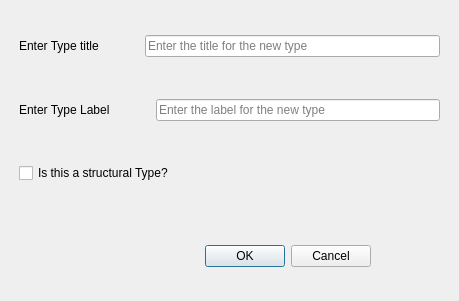
<?xml version="1.0" encoding="UTF-8"?>
<ui version="4.0">
 <class>CreateTypeDialog</class>
 <widget class="QDialog" name="CreateTypeDialog">
  <property name="geometry">
   <rect>
    <x>0</x>
    <y>0</y>
    <width>459</width>
    <height>301</height>
   </rect>
  </property>
  <property name="windowTitle">
   <string>Create New Type</string>
  </property>
  <widget class="QDialogButtonBox" name="buttonBox">
   <property name="geometry">
    <rect>
     <x>30</x>
     <y>240</y>
     <width>341</width>
     <height>32</height>
    </rect>
   </property>
   <property name="orientation">
    <enum>Qt::Horizontal</enum>
   </property>
   <property name="standardButtons">
    <set>QDialogButtonBox::Cancel|QDialogButtonBox::Ok</set>
   </property>
  </widget>
  <widget class="QWidget" name="verticalLayoutWidget">
   <property name="geometry">
    <rect>
     <x>-1</x>
     <y>-1</y>
     <width>461</width>
     <height>221</height>
    </rect>
   </property>
   <layout class="QVBoxLayout" name="mainVerticalLayout">
    <property name="leftMargin">
     <number>20</number>
    </property>
    <property name="rightMargin">
     <number>20</number>
    </property>
    <item>
     <layout class="QHBoxLayout" name="tileHorizontalLayout">
      <item>
       <widget class="QLabel" name="titleLabel">
        <property name="text">
         <string>Enter Type title</string>
        </property>
       </widget>
      </item>
      <item>
       <spacer name="horizontalSpacer">
        <property name="orientation">
         <enum>Qt::Horizontal</enum>
        </property>
        <property name="sizeType">
         <enum>QSizePolicy::Minimum</enum>
        </property>
        <property name="sizeHint" stdset="0">
         <size>
          <width>40</width>
          <height>20</height>
         </size>
        </property>
       </spacer>
      </item>
      <item>
       <widget class="QLineEdit" name="titleLineEdit">
        <property name="toolTip">
         <string/>
        </property>
        <property name="placeholderText">
         <string>Enter the title for the new type</string>
        </property>
       </widget>
      </item>
     </layout>
    </item>
    <item>
     <layout class="QHBoxLayout" name="horizontalLayout">
      <item>
       <widget class="QLabel" name="typeLabel">
        <property name="text">
         <string>Enter Type Label</string>
        </property>
       </widget>
      </item>
      <item>
       <spacer name="horizontalSpacer_2">
        <property name="orientation">
         <enum>Qt::Horizontal</enum>
        </property>
        <property name="sizeType">
         <enum>QSizePolicy::Minimum</enum>
        </property>
        <property name="sizeHint" stdset="0">
         <size>
          <width>40</width>
          <height>20</height>
         </size>
        </property>
       </spacer>
      </item>
      <item>
       <widget class="QLineEdit" name="labelLineEdit">
        <property name="placeholderText">
         <string>Enter the label for the new type</string>
        </property>
       </widget>
      </item>
     </layout>
    </item>
    <item>
     <layout class="QHBoxLayout" name="horizontalLayout_2">
      <item>
       <widget class="QCheckBox" name="structuralLevelCheckBox">
        <property name="toolTip">
         <string>If this is a structural type, then title will be automatically populated as (x0, x1...xn). Next number will be chosen for xn from the existing list of structural items.</string>
        </property>
        <property name="text">
         <string>Is this a structural Type?</string>
        </property>
       </widget>
      </item>
     </layout>
    </item>
   </layout>
  </widget>
 </widget>
 <resources/>
 <connections>
  <connection>
   <sender>buttonBox</sender>
   <signal>accepted()</signal>
   <receiver>CreateTypeDialog</receiver>
   <slot>accept()</slot>
   <hints>
    <hint type="sourcelabel">
     <x>248</x>
     <y>254</y>
    </hint>
    <hint type="destinationlabel">
     <x>157</x>
     <y>274</y>
    </hint>
   </hints>
  </connection>
  <connection>
   <sender>buttonBox</sender>
   <signal>rejected()</signal>
   <receiver>CreateTypeDialog</receiver>
   <slot>reject()</slot>
   <hints>
    <hint type="sourcelabel">
     <x>316</x>
     <y>260</y>
    </hint>
    <hint type="destinationlabel">
     <x>286</x>
     <y>274</y>
    </hint>
   </hints>
  </connection>
 </connections>
</ui>
